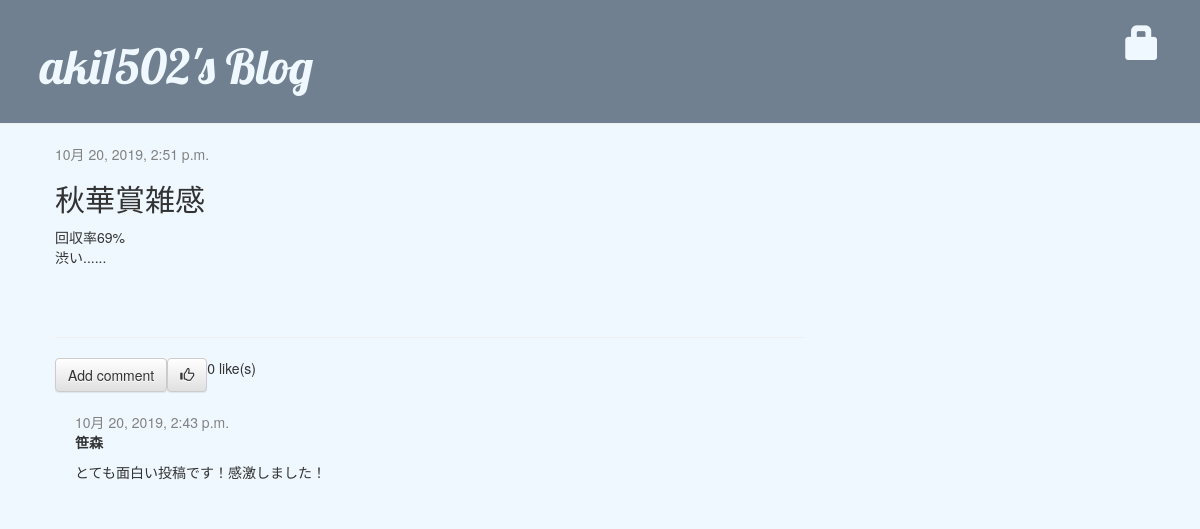
Screenshot of /post/3/ with the database file from the repository.
### blog/models.py (models this page shows, shortened)
class Post(models.Model):
    if False:
        comments = None
    author = models.ForeignKey(settings.AUTH_USER_MODEL, on_delete=models.CASCADE)
    title = models.CharField(max_length=200)
    text = models.TextField()
    created_date = models.DateTimeField(default=timezone.now)
    published_date = models.DateTimeField(blank=True, null=True)
    number_of_like = models.PositiveIntegerField(default=0)

class Comment(models.Model):
    post = models.ForeignKey("blog.Post", on_delete=models.CASCADE, related_name="comments")
    author = models.CharField(max_length=200)
    text = models.TextField()
    created_date = models.DateTimeField(default=timezone.now())
    approved_comment = models.BooleanField(default=False)

### blog/views.py (the view)
# urls.py: path("post/<int:pk>/", views.post_detail, name="post_detail"),
def post_detail(request, pk):
    post = get_object_or_404(Post, pk=pk)
    return render(request, "blog/post_detail.html", {"post": post})

### blog/templates/blog/post_detail.html (shortened to what this page needs)
{% extends 'blog/base.html' %}
{% block content %}
    <div class="post">
        {% if post.published_date %}
            <div class="date">
                {{ post.published_date }}
            </div>
        {% else %}
            <a class="btn btn-default" href="{% url 'post_publish' pk=post.pk %}">Publish</a>
        {% endif %}
        <h2>{{ post.title }}</h2>
        <p>{{ post.text|safe|linebreaksbr }}</p>
    </div>
    <hr>
    <div class="comment_and_like">
        <a class="btn btn-default" href="{% url 'add_comment_to_post' pk=post.pk %}">Add comment</a>
        <a class="btn btn-default" href="{% url 'post_like' pk=post.pk %}"><span class="glyphicon glyphicon-thumbs-up"></span></a>
        <p>{{ post.number_of_like }} like(s)</p>
    </div>
    {% for comment in post.comments.all %}
        {% if user.is_authenticated or comment.approved_comment %}
        <div class="comment">
            <div class="date">
                {{ comment.created_date }}
            </div>
            <strong>{{ comment.author }}</strong>
            <p>{{ comment.text|linebreaks }}</p>
        </div>
        {% endif %}
    {% empty %}
        <p>まだコメントがありません。</p>
    {% endfor %}
{% endblock content %}

### blog/static/css/blog.css (style rules this page uses)
body { background-color: aliceblue; }
h1, h2, h3, h4 { font-family: 'Lobster', cursive; }
.date { color: #828282; }
.post { margin-bottom: 70px; }
.comment { margin: 20px 0px 20px 20px; }
.comment_and_like { width: 100%; display: flex; }

### rows the page displays
Post: published_date "10月 20, 2019, 2:51 p.m.", title "秋華賞雑感", text "回収率69% 渋い......", number_of_like "0"
Comment: created_date "10月 20, 2019, 2:43 p.m.", author "笹森", text "とても面白い投稿です！感激しました！"
